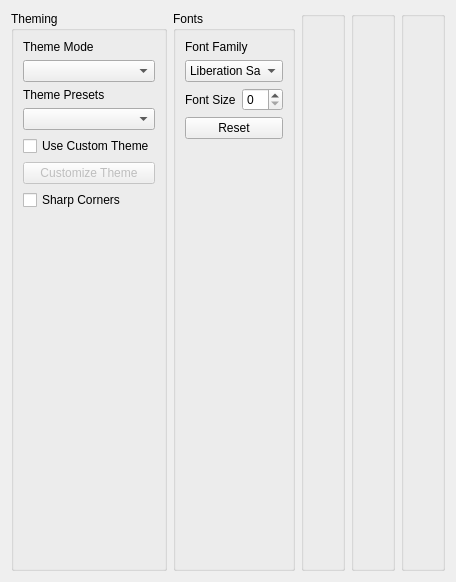
      <widget class="QWidget" name="tab_accessibility">
       <attribute name="title">
        <string>Accessibility</string>
       </attribute>
       <layout class="QHBoxLayout" name="horizontalLayout_3">
        <item>
         <widget class="QGroupBox" name="box_theme">
          <property name="sizePolicy">
           <sizepolicy hsizetype="Expanding" vsizetype="Preferred">
            <horstretch>0</horstretch>
            <verstretch>0</verstretch>
           </sizepolicy>
          </property>
          <property name="title">
           <string>Theming</string>
          </property>
          <layout class="QVBoxLayout" name="verticalLayout_3">
           <item>
            <layout class="QVBoxLayout" name="vlay_theme">
             <item>
              <widget class="QLabel" name="theme_mode_label">
               <property name="text">
                <string>Theme Mode</string>
               </property>
              </widget>
             </item>
             <item>
              <widget class="QComboBox" name="option_theme_mode">
               <property name="currentText">
                <string/>
               </property>
              </widget>
             </item>
             <item>
              <widget class="QLabel" name="theme_presets_label">
               <property name="text">
                <string>Theme Presets</string>
               </property>
              </widget>
             </item>
             <item>
              <widget class="QComboBox" name="option_theme_presets">
               <property name="currentText">
                <string/>
               </property>
              </widget>
             </item>
             <item>
              <widget class="QCheckBox" name="option_use_custom_theme">
               <property name="text">
                <string>Use Custom Theme</string>
               </property>
              </widget>
             </item>
             <item>
              <widget class="QPushButton" name="custom_theme_button">
               <property name="enabled">
                <bool>false</bool>
               </property>
               <property name="text">
                <string>Customize Theme</string>
               </property>
              </widget>
             </item>
             <item>
              <widget class="QCheckBox" name="option_use_sharp_corners">
               <property name="text">
                <string>Sharp Corners</string>
               </property>
              </widget>
             </item>
             <item>
              <spacer name="vspace_theme">
               <property name="orientation">
                <enum>Qt::Orientation::Vertical</enum>
               </property>
               <property name="sizeHint" stdset="0">
                <size>
                 <width>20</width>
                 <height>40</height>
                </size>
               </property>
              </spacer>
             </item>
            </layout>
           </item>
          </layout>
         </widget>
        </item>
        <item>
         <widget class="QGroupBox" name="box_font">
          <property name="sizePolicy">
           <sizepolicy hsizetype="Expanding" vsizetype="Preferred">
            <horstretch>0</horstretch>
            <verstretch>0</verstretch>
           </sizepolicy>
          </property>
          <property name="title">
           <string>Fonts</string>
          </property>
          <layout class="QVBoxLayout" name="verticalLayout_2">
           <item>
            <layout class="QVBoxLayout" name="vlay_font">
             <item>
              <widget class="QLabel" name="label_for_option_font_family">
               <property name="font">
                <font>
                 <family>Segoe UI</family>
                 <pointsize>9</pointsize>
                </font>
               </property>
               <property name="text">
                <string>Font Family</string>
               </property>
              </widget>
             </item>
             <item>
              <widget class="QFontComboBox" name="option_font_family">
               <property name="sizePolicy">
                <sizepolicy hsizetype="Ignored" vsizetype="Preferred">
                 <horstretch>0</horstretch>
                 <verstretch>0</verstretch>
                </sizepolicy>
               </property>
               <property name="editable">
                <bool>false</bool>
               </property>
               <property name="currentText">
                <string>Arial</string>
               </property>
               <property name="sizeAdjustPolicy">
                <enum>QComboBox::SizeAdjustPolicy::AdjustToContentsOnFirstShow</enum>
               </property>
               <property name="placeholderText">
                <string>Select Font Family</string>
               </property>
               <property name="writingSystem">
                <enum>QFontDatabase::WritingSystem::Any</enum>
               </property>
               <property name="fontFilters">
                <set>QFontComboBox::FontFilter::ScalableFonts</set>
               </property>
               <property name="currentFont">
                <font>
                 <family>Arial</family>
                 <pointsize>10</pointsize>
                </font>
               </property>
              </widget>
             </item>
             <item>
              <layout class="QHBoxLayout" name="hlay_font_size">
               <item>
                <widget class="QLabel" name="label_for_option_font_size">
                 <property name="sizePolicy">
                  <sizepolicy hsizetype="Preferred" vsizetype="Preferred">
                   <horstretch>0</horstretch>
                   <verstretch>0</verstretch>
                  </sizepolicy>
                 </property>
                 <property name="text">
                  <string>Font Size</string>
                 </property>
                </widget>
               </item>
               <item>
                <widget class="QSpinBox" name="option_font_size">
                 <property name="sizePolicy">
                  <sizepolicy hsizetype="Minimum" vsizetype="Fixed">
                   <horstretch>0</horstretch>
                   <verstretch>0</verstretch>
                  </sizepolicy>
                 </property>
                </widget>
               </item>
              </layout>
             </item>
             <item>
              <widget class="QPushButton" name="reset_font_button">
               <property name="sizePolicy">
                <sizepolicy hsizetype="Minimum" vsizetype="Fixed">
                 <horstretch>0</horstretch>
                 <verstretch>0</verstretch>
                </sizepolicy>
               </property>
               <property name="text">
                <string>Reset</string>
               </property>
              </widget>
             </item>
             <item>
              <spacer name="vspace_font">
               <property name="orientation">
                <enum>Qt::Orientation::Vertical</enum>
               </property>
               <property name="sizeHint" stdset="0">
                <size>
                 <width>20</width>
                 <height>40</height>
                </size>
               </property>
              </spacer>
             </item>
            </layout>
           </item>
          </layout>
         </widget>
        </item>
        <item>
         <widget class="QGroupBox" name="box_1">
          <property name="enabled">
           <bool>true</bool>
          </property>
          <property name="sizePolicy">
           <sizepolicy hsizetype="Expanding" vsizetype="Preferred">
            <horstretch>0</horstretch>
            <verstretch>0</verstretch>
           </sizepolicy>
          </property>
          <property name="title">
           <string/>
          </property>
          <property name="flat">
           <bool>false</bool>
          </property>
          <layout class="QVBoxLayout" name="verticalLayout_9">
           <item>
            <spacer name="vspace">
             <property name="orientation">
              <enum>Qt::Orientation::Vertical</enum>
             </property>
             <property name="sizeHint" stdset="0">
              <size>
               <width>20</width>
               <height>533</height>
              </size>
             </property>
            </spacer>
           </item>
          </layout>
         </widget>
        </item>
        <item>
         <widget class="QGroupBox" name="box_2">
          <property name="enabled">
           <bool>true</bool>
          </property>
          <property name="sizePolicy">
           <sizepolicy hsizetype="Expanding" vsizetype="Preferred">
            <horstretch>0</horstretch>
            <verstretch>0</verstretch>
           </sizepolicy>
          </property>
          <property name="title">
           <string/>
          </property>
          <property name="flat">
           <bool>false</bool>
          </property>
          <layout class="QVBoxLayout" name="verticalLayout_10">
           <item>
            <spacer name="vspace_2">
             <property name="orientation">
              <enum>Qt::Orientation::Vertical</enum>
             </property>
             <property name="sizeHint" stdset="0">
              <size>
               <width>20</width>
               <height>533</height>
              </size>
             </property>
            </spacer>
           </item>
          </layout>
         </widget>
        </item>
        <item>
         <widget class="QGroupBox" name="box_3">
          <property name="enabled">
           <bool>true</bool>
          </property>
          <property name="sizePolicy">
           <sizepolicy hsizetype="Expanding" vsizetype="Preferred">
            <horstretch>0</horstretch>
            <verstretch>0</verstretch>
           </sizepolicy>
          </property>
          <property name="title">
           <string/>
          </property>
          <property name="flat">
           <bool>false</bool>
          </property>
          <layout class="QVBoxLayout" name="verticalLayout_11">
           <item>
            <spacer name="vspace_3">
             <property name="orientation">
              <enum>Qt::Orientation::Vertical</enum>
             </property>
             <property name="sizeHint" stdset="0">
              <size>
               <width>20</width>
               <height>533</height>
              </size>
             </property>
            </spacer>
           </item>
          </layout>
         </widget>
        </item>
       </layout>
      </widget>
